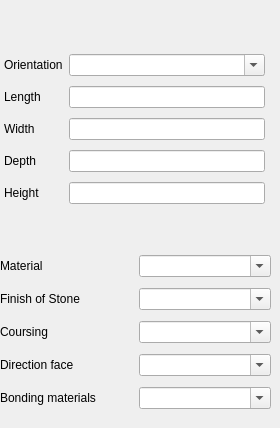
           <widget class="QWidget" name="tab_6">
            <attribute name="title">
             <string>Mesaurement</string>
            </attribute>
            <widget class="QWidget" name="layoutWidget">
             <property name="geometry">
              <rect>
               <x>4</x>
               <y>50</y>
               <width>261</width>
               <height>160</height>
              </rect>
             </property>
             <layout class="QGridLayout" name="gridLayout_11">
              <item row="0" column="0">
               <widget class="QLabel" name="label_48">
                <property name="text">
                 <string>Orientation</string>
                </property>
               </widget>
              </item>
              <item row="0" column="1">
               <widget class="QComboBox" name="comboBox_orientation">
                <property name="editable">
                 <bool>true</bool>
                </property>
               </widget>
              </item>
              <item row="1" column="0">
               <widget class="QLabel" name="label_49">
                <property name="text">
                 <string>Length</string>
                </property>
               </widget>
              </item>
              <item row="1" column="1">
               <widget class="QLineEdit" name="lineEdit_length"/>
              </item>
              <item row="2" column="0">
               <widget class="QLabel" name="label_50">
                <property name="text">
                 <string>Width</string>
                </property>
               </widget>
              </item>
              <item row="2" column="1">
               <widget class="QLineEdit" name="lineEdit_width"/>
              </item>
              <item row="3" column="0">
               <widget class="QLabel" name="label_51">
                <property name="text">
                 <string>Depth</string>
                </property>
               </widget>
              </item>
              <item row="3" column="1">
               <widget class="QLineEdit" name="lineEdit_depth"/>
              </item>
              <item row="4" column="0">
               <widget class="QLabel" name="label_52">
                <property name="text">
                 <string>Height</string>
                </property>
               </widget>
              </item>
              <item row="4" column="1">
               <widget class="QLineEdit" name="lineEdit_height"/>
              </item>
             </layout>
            </widget>
            <widget class="QWidget" name="layoutWidget">
             <property name="geometry">
              <rect>
               <x>0</x>
               <y>250</y>
               <width>271</width>
               <height>169</height>
              </rect>
             </property>
             <layout class="QGridLayout" name="gridLayout_13">
              <item row="4" column="0">
               <widget class="QLabel" name="label_58">
                <property name="sizePolicy">
                 <sizepolicy hsizetype="Expanding" vsizetype="Preferred">
                  <horstretch>0</horstretch>
                  <verstretch>0</verstretch>
                 </sizepolicy>
                </property>
                <property name="text">
                 <string>Bonding materials</string>
                </property>
               </widget>
              </item>
              <item row="4" column="1">
               <widget class="QComboBox" name="comboBox_bonding">
                <property name="sizePolicy">
                 <sizepolicy hsizetype="Expanding" vsizetype="Fixed">
                  <horstretch>0</horstretch>
                  <verstretch>0</verstretch>
                 </sizepolicy>
                </property>
                <property name="editable">
                 <bool>true</bool>
                </property>
               </widget>
              </item>
              <item row="3" column="1">
               <widget class="QComboBox" name="comboBox_direction_face">
                <property name="sizePolicy">
                 <sizepolicy hsizetype="Expanding" vsizetype="Fixed">
                  <horstretch>0</horstretch>
                  <verstretch>0</verstretch>
                 </sizepolicy>
                </property>
                <property name="editable">
                 <bool>true</bool>
                </property>
               </widget>
              </item>
              <item row="0" column="1">
               <widget class="QComboBox" name="comboBox_material">
                <property name="sizePolicy">
                 <sizepolicy hsizetype="Expanding" vsizetype="Fixed">
                  <horstretch>0</horstretch>
                  <verstretch>0</verstretch>
                 </sizepolicy>
                </property>
                <property name="editable">
                 <bool>true</bool>
                </property>
               </widget>
              </item>
              <item row="0" column="0">
               <widget class="QLabel" name="label_53">
                <property name="sizePolicy">
                 <sizepolicy hsizetype="Expanding" vsizetype="Preferred">
                  <horstretch>0</horstretch>
                  <verstretch>0</verstretch>
                 </sizepolicy>
                </property>
                <property name="text">
                 <string>Material</string>
                </property>
               </widget>
              </item>
              <item row="1" column="0">
               <widget class="QLabel" name="label_55">
                <property name="sizePolicy">
                 <sizepolicy hsizetype="Expanding" vsizetype="Preferred">
                  <horstretch>0</horstretch>
                  <verstretch>0</verstretch>
                 </sizepolicy>
                </property>
                <property name="text">
                 <string>Finish of Stone</string>
                </property>
               </widget>
              </item>
              <item row="2" column="1">
               <widget class="QComboBox" name="comboBox_coursing">
                <property name="sizePolicy">
                 <sizepolicy hsizetype="Expanding" vsizetype="Fixed">
                  <horstretch>0</horstretch>
                  <verstretch>0</verstretch>
                 </sizepolicy>
                </property>
                <property name="editable">
                 <bool>true</bool>
                </property>
                <item>
                 <property name="text">
                  <string/>
                 </property>
                </item>
                <item>
                 <property name="text">
                  <string>1</string>
                 </property>
                </item>
                <item>
                 <property name="text">
                  <string>2</string>
                 </property>
                </item>
                <item>
                 <property name="text">
                  <string>3</string>
                 </property>
                </item>
                <item>
                 <property name="text">
                  <string>4</string>
                 </property>
                </item>
                <item>
                 <property name="text">
                  <string>5</string>
                 </property>
                </item>
                <item>
                 <property name="text">
                  <string>6</string>
                 </property>
                </item>
               </widget>
              </item>
              <item row="2" column="0">
               <widget class="QLabel" name="label_56">
                <property name="sizePolicy">
                 <sizepolicy hsizetype="Expanding" vsizetype="Preferred">
                  <horstretch>0</horstretch>
                  <verstretch>0</verstretch>
                 </sizepolicy>
                </property>
                <property name="text">
                 <string>Coursing</string>
                </property>
               </widget>
              </item>
              <item row="1" column="1">
               <widget class="QComboBox" name="comboBox_finish_stone">
                <property name="sizePolicy">
                 <sizepolicy hsizetype="Expanding" vsizetype="Fixed">
                  <horstretch>0</horstretch>
                  <verstretch>0</verstretch>
                 </sizepolicy>
                </property>
                <property name="editable">
                 <bool>true</bool>
                </property>
               </widget>
              </item>
              <item row="3" column="0">
               <widget class="QLabel" name="label_57">
                <property name="sizePolicy">
                 <sizepolicy hsizetype="Expanding" vsizetype="Preferred">
                  <horstretch>0</horstretch>
                  <verstretch>0</verstretch>
                 </sizepolicy>
                </property>
                <property name="text">
                 <string>Direction face</string>
                </property>
               </widget>
              </item>
             </layout>
            </widget>
           </widget>
